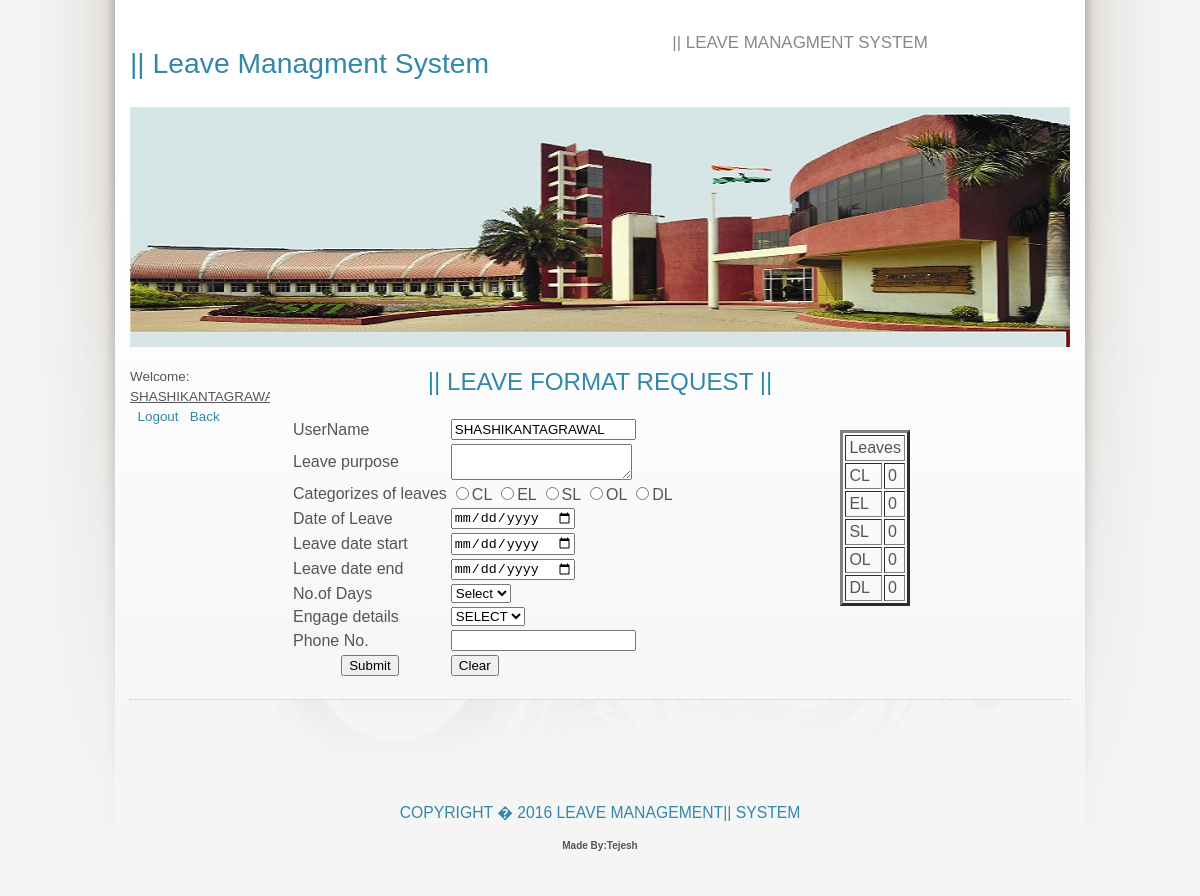
The app's page /leaveform.php (signed in) with its own data.
### tables this page shows
CREATE TABLE IF NOT EXISTS `registration` (
  `ID` int(11) NOT NULL,
  `FIRST` varchar(50) NOT NULL,
  `LAST` varchar(50) NOT NULL,
  `USERNAME` varchar(50) NOT NULL,
  `PASSWORD` varchar(50) NOT NULL,
  `GENDER` varchar(30) NOT NULL,
  `COLLEGE` varchar(50) NOT NULL,
  `DEPARTMENT` varchar(50) NOT NULL,
  `DESIGNATION` varchar(50) NOT NULL,
  `TYPE` varchar(80) NOT NULL,
  `DOJ` varchar(30) NOT NULL,
  `MOBILENO` bigint(20) NOT NULL,
  `ADDRESS` varchar(300) NOT NULL,
  `CL` float NOT NULL,
  `EL` int(11) NOT NULL,
  `SL` int(11) NOT NULL,
  `OL` int(11) NOT NULL,
  `DL` int(11) NOT NULL
);

### leaveform.php (the view, shortened to what this page needs)
<html>
<head>
	<link rel="stylesheet" type="text/css" href="origo.css" title="Origo" media="all" />
</head>
<body class="light blue smaller freestyle01">
<div id="layout">
	<div class="row smaller">
		<div class="col c5 smaller">
			<h1><a href="index.php">|| Leave Managment System</a></h1>
		</div>
		<div class="col c7 aligncenter">
			<p class="slogan">|| Leave Managment System</p>
		</div>
	</div>
	<div class="row">
		<div class="col c12 aligncenter">
			<img src="images/front.jpg" width="960" height="240" alt="" />
		</div>
	</div>
	<div class="row">
		<div class="col c2 alignleft">
			<ul class="menu">
			<?php
				if($_SESSION['USERNAME']==session_id())
				{
				$b=$_SESSION['USER'];
				echo"Welcome: <u> $b</u>";
				?>
				&nbsp;&nbsp;<a href='logout.php'>Logout</a>&nbsp;&nbsp;&nbsp;<a href="user_login.php">Back</a>
			</div>
		<div class="col c8">
		<form name="form1" action="leaveform_register.php" method="post">
			<h2><center>|| Leave Format Request ||</center></h2>
<table style="float:left;">
<tr>
<td>UserName</td>
<td><input type="text" name="t1" value="<?php echo"$b" ?>" required>
</td>
<br>
</tr>
<tr><td>
Leave purpose</td>
<td>
<textarea name="t5" required>
</textarea>
</td></tr>
<tr><td>
Categorizes of leaves</td>
<td>
<input type="radio" name="t6" name="CL" value="CL">CL
<input type="radio" name="t6" value="EL">EL
<input type="radio" name="t6" value="SL">SL
<input type="radio" name="t6" value="OL">OL
<input type="radio" name="t6" value="DL">DL
</td></tr>
<tr><td>
Date of Leave</td>
<td>
<input type="date" name="t8" required><br></td></tr>
<tr><td>
Leave date start</td>
<td>
<input type="date" name="t9" required><br></td></tr>
<tr><td>
Leave date end</td><td>
<input type="date" name="t10" required></td></tr>
<tr><td>
No.of Days</td>
<td>
<select name="t11" required>
<option>Select</option>
</select>
</td></tr>
<tr><td>
Engage details</td>
<td>
<select name="t12" required>
<option>SELECT</option>
</select></td></tr>
<tr><td>
Phone No.</td>
<td><input type="text" name="t14" required>
</td></tr>
<tr>
<td align="center"><input type="submit" value="Submit" ></td>
<td><input type="reset" value="Clear" ></td>
</tr>
</table>
</form>
<?php
 $q="select * from registration where USERNAME='$b'";
 $rs=mysql_query($q);
 echo"<table border='3' style='float:right;' cellpadding='3'>";
  while($row=mysql_fetch_array($rs))
 {
  echo"<tr><td colspan='2'>Leaves</td></tr>";
  echo"<tr><td>CL</td><td>$row[CL]</td></tr>";
  echo"<tr><td>EL</td><td>$row[EL]</td></tr>";
  echo"<tr><td>SL</td><td>$row[SL]</td></tr>";
  echo"<tr><td>OL</td><td>$row[OL]</td></tr>";
  echo"<tr><td>DL</td><td>$row[DL]</td></tr>";
 }
 echo"</table>";
 ?>
<?php
				}
				else
				{
				header("location:index.php");
				}
				?>
		</div>
	</div>
<div id="footer" class="row">
		<div class="col c12 aligncenter">
			<br><br><br><br><br><br>
        <h3><center>Copyright � 2016 Leave Management|| System</center></h3>
        <h5><center>Made By:Tejesh</center></h5>   			 </div>
		</div>
	</div>
</body>
</html>

### origo.css (style rules this page uses)
body { background:#0a0a0a url(images/background.jpg) top center no-repeat; color:#ccc; font:110% 'Economica',Tahoma,sans-serif; line-height:1.3em; }
a { color:#d06060; text-decoration:none; font-weight:400; }
p,ul,ol,dl { margin:0 0 15px 0; line-height:1.5em; }
h1 { color:#888; font-size:3.6em; margin-bottom:0; }
h1 a { text-transform:none; font-weight:400; }
h2 { font-size:2.2em; color:#333; margin:0 0 5px; }
h3 { font-size:1.6em; margin:0 0 5px 0; }
h1,h2,h3 { color:#d06060; font-weight:400; line-height:1.2em; font-family:'Economica', sans-serif; }
#layout { margin:40px auto 0; width:960px; }
#footer { background:#0a0a0a url(images/insidebg.jpg) top center no-repeat; }
#footer .col { color:#555; border-top:1px dotted #1a1a1a; padding:20px 0; }
.col { float:left; margin:0 10px; overflow:hidden; float:left; display:inline; }
.col img { max-width:100%; }
.row { width:960px; margin:20px auto 0; overflow:hidden; }
.c2 { width:140px; }
.c5 { width:380px; }
.c7 { width:540px; }
.c8 { width:620px; }
.c12 { width:940px; }
ul.menu { list-style:none; margin:0; padding:10px 0; border-top:1px solid #333; }
.slogan { color:#bbb; font-size:1.2em; }
.alignleft { text-align:left; }
.aligncenter { text-align:center; }
.smaller { font-size:0.9em; }
body.light { background:#f5f5f5 url(images/background-light.jpg) top center no-repeat; color:#555; }
body.light a { color:#d06060; }
body.light h1 { color:#888; font-size:3.6em; margin-bottom:0; }
body.light h2 { color:#555; }
body.light h1, body.light h2, body.light h3 { color:#d06060; }
body.light ul.menu { border-top:1px solid #ddd; }
body.light .slogan { color:#888; }
body.light #footer { background:#f5f5f5 url(images/insidebg-light.jpg) top center no-repeat; }
body.light #footer .col { color:#555; border-top:1px dotted #ccc; }
body.blue a { color:#3288a8; }
body.blue h1, body.blue h2, body.blue h3 { color:#3288a8; }
body.freestyle01 { font:84% Tahoma,sans-serif; }
body.freestyle01 #layout { margin:20px auto 0; width:960px; }
body.freestyle01 h1, body.freestyle01 h2, body.freestyle01 h3, body.freestyle01 ul.menu li a { font-family: 'Dosis', sans-serif; text-transform:uppercase; }
body.freestyle01 p.slogan { font-family: 'Dosis', sans-serif; text-transform:uppercase; margin-top:10px; font-size:1.4em; }
body.freestyle01 h1 { line-height:1.7em; }
body.freestyle01 h1 { font-size:2.6em; }
body.freestyle01 h2 { font-size:1.8em; }
body.freestyle01 h3 { font-size:1.3em; }
body.freestyle01 ul.menu { list-style:none; margin:0 0 15px 0; border:0; padding:0; position:relative; }
body.freestyle01 #footer { font-size:0.9em; color:#999; }

### records on screen
registration: CL "0", EL "0", SL "0", OL "0", DL "0"
